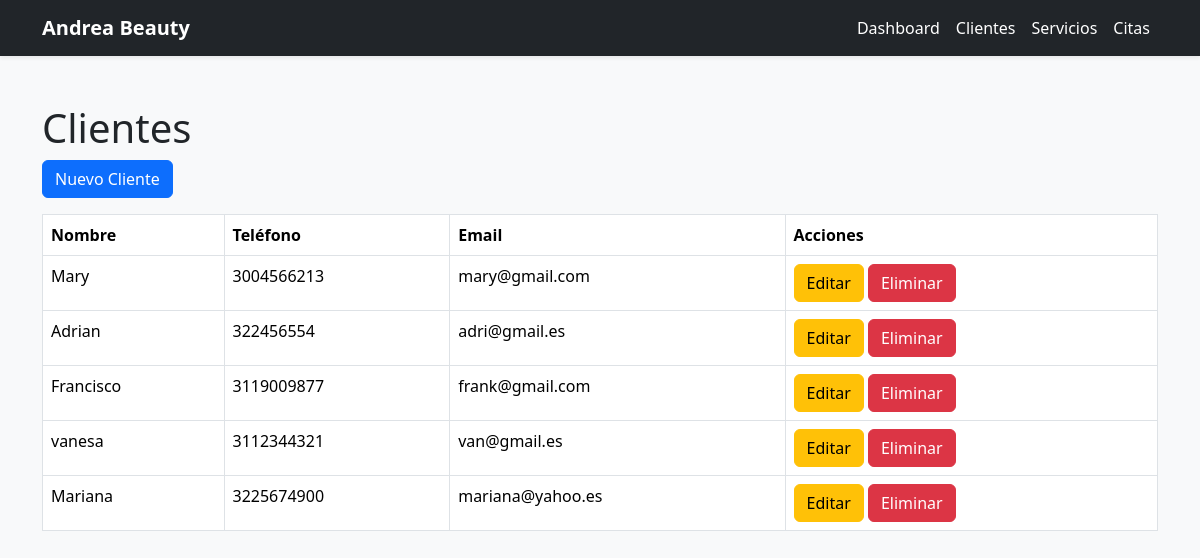
/clientes/, run on the app's committed database.
### salon/models.py (models this page shows, shortened)
class Cliente(models.Model):
    nombre = models.CharField(max_length=100)
    telefono = models.CharField(max_length=20)
    email = models.EmailField()
    fecha_registro = models.DateTimeField(auto_now_add=True)

### salon/views.py (the view)
class ClienteListView(ListView):
    model = Cliente
    template_name = 'salon/clientes/list.html'
    context_object_name = 'clientes'

### salon/templates/salon/clientes/list.html
{% extends 'salon/base.html' %}
{% block content %}
<h1>Clientes</h1>
<a href="{% url 'salon:cliente_create' %}"
class="btn btn-primary mb-3">
Nuevo Cliente
</a>
<table class="table table-bordered">
    <thead>
        <tr>
            <th>Nombre</th>
            <th>Teléfono</th>
            <th>Email</th>
            <th>Acciones</th>
        </tr>
    </thead>
    <tbody>
        {% for cliente in clientes %}
        <tr>
            <td>{{ cliente.nombre }}</td>
            <td>{{ cliente.telefono }}</td>
            <td>{{ cliente.email }}</td>
            <td>
                <a href="{% url 'salon:cliente_update' cliente.id %}"
                class="btn btn-warning">
                Editar
                </a>
                <a href="{% url 'salon:cliente_delete' cliente.id %}"
                class="btn btn-danger">
                Eliminar
                </a>
            </td>
        </tr>
        {% endfor %}
    </tbody>
</table>
{% endblock %}

### data on the page
Cliente: nombre "Mary", telefono "3004566213", email "mary@gmail.com"
Cliente: nombre "Adrian", telefono "322456554", email "adri@gmail.es"
Cliente: nombre "Francisco", telefono "3119009877", email "frank@gmail.com"
Cliente: nombre "vanesa", telefono "3112344321", email "van@gmail.es"
Cliente: nombre "Mariana", telefono "3225674900", email "mariana@yahoo.es"
